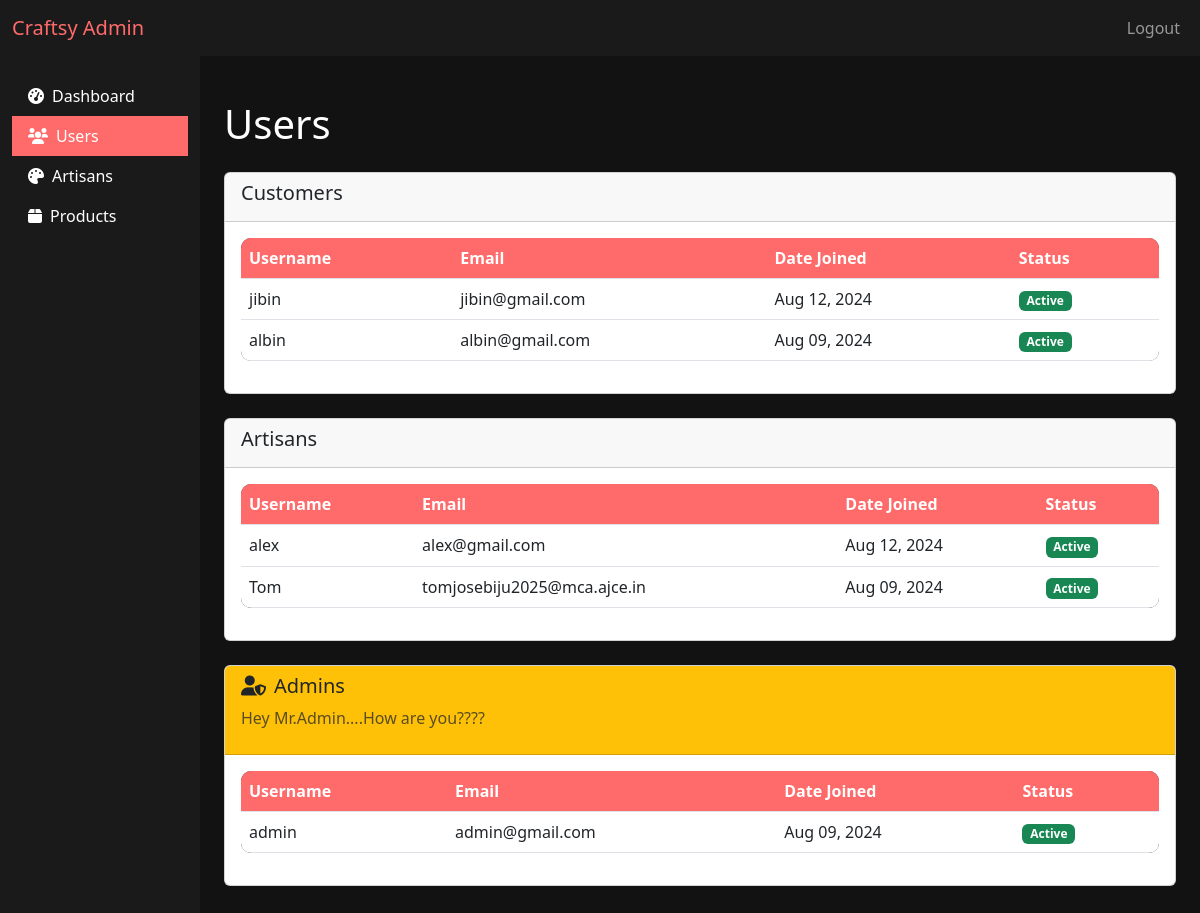
The app's page /admin-dashboard/users/ (signed in), older data.
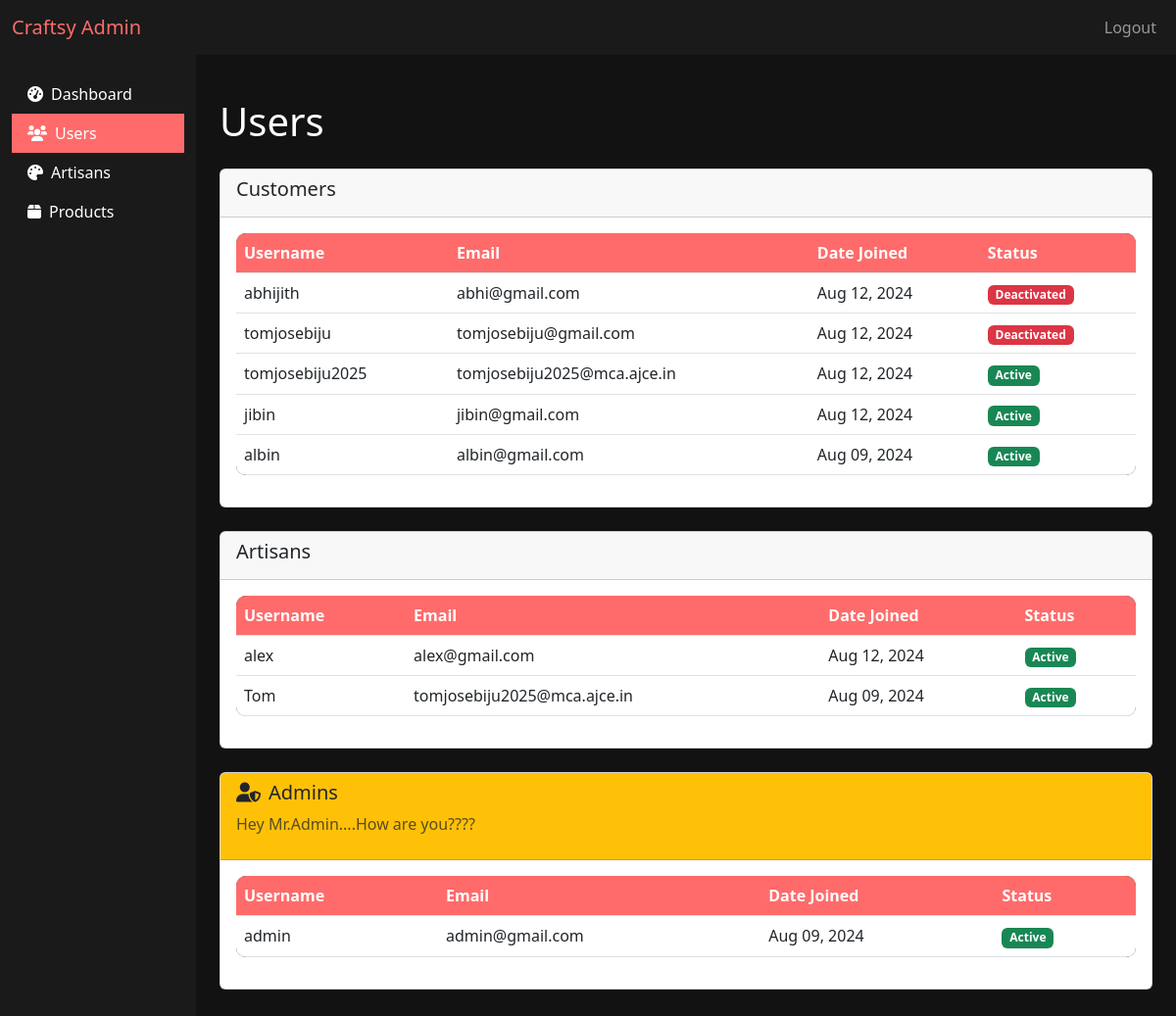
The same page, newer data.
### accounts/models.py (models this page shows, shortened)
class User(AbstractUser):
    USER_TYPE_CHOICES = (
        ('artisan', 'Artisan'),
        ('customer', 'Customer'),
        ('admin', 'Admin'),
    )
    user_type = models.CharField(max_length=10, choices=USER_TYPE_CHOICES, default="customer")
    created_at = models.DateTimeField(auto_now_add=True)
    updated_at = models.DateTimeField(auto_now=True)
    status = models.CharField(max_length=20, default='active')

### accounts/views.py (the view)
# urls.py: path('admin-dashboard/users/', views.admin_users, name='admin_users'),
@login_required
def admin_users(request):
    if not request.user.is_staff:
        messages.error(request, "You don't have access to this page.")
        return redirect('home')
    users = User.objects.all().order_by('-date_joined')
    context = {
        'users': users,
    }
    return render(request, 'admin_users.html', context)

### templates/admin_users.html (shortened to what the changed rows need)
<!DOCTYPE html>
<html lang="en">
<head>
    <link href="https://cdn.jsdelivr.net/npm/bootstrap@5.3.0/dist/css/bootstrap.min.css" rel="stylesheet">
    <link rel="stylesheet" href="https://cdnjs.cloudflare.com/ajax/libs/font-awesome/6.0.0-beta3/css/all.min.css">
</head>
<body>
    <div class="container-fluid">
        <div class="row">
            <main class="col-md-10 ms-sm-auto px-md-4 main-content">
                <h1 class="mt-4 mb-4">Users</h1>
                <div class="card mb-4">
                    <div class="card-body">
                        <div class="table-responsive">
                            <table class="table table-hover">
                                <thead>
                                    <tr>
                                        <th>Username</th>
                                        <th>Email</th>
                                        <th>Date Joined</th>
                                        <th>Status</th>
                                    </tr>
                                </thead>
                                <tbody>
                                    {% for user in users %}
                                    {% if user.user_type == 'customer' %}
                                    <tr>
                                        <td>{{ user.username }}</td>
                                        <td>{{ user.email }}</td>
                                        <td>{{ user.date_joined|date:"M d, Y" }}</td>
                                        <td>
                                            {% if user.is_active %}
                                                <span class="badge bg-success">Active</span>
                                            {% else %}
                                                <span class="badge bg-danger">Deactivated</span>
                                            {% endif %}
                                        </td>
                                    </tr>
                                    {% endif %}
                                    {% endfor %}
                                </tbody>
                            </table>
                        </div>
                    </div>
                </div>
                <div class="card mb-4">
                    <div class="card-body">
                        <div class="table-responsive">
                            <table class="table table-hover">
                                <thead>
                                    <tr>
                                        <th>Username</th>
                                        <th>Email</th>
                                        <th>Date Joined</th>
                                        <th>Status</th>
                                    </tr>
                                </thead>
                                <tbody>
                                    {% for user in users %}
                                    {% if user.user_type == 'artisan' %}
                                    <tr>
                                        <td>{{ user.username }}</td>
                                        <td>{{ user.email }}</td>
                                        <td>{{ user.date_joined|date:"M d, Y" }}</td>
                                        <td>
                                            {% if user.is_active %}
                                                <span class="badge bg-success">Active</span>
                                            {% else %}
                                                <span class="badge bg-danger">Deactivated</span>
                                            {% endif %}
                                        </td>
                                    </tr>
                                    {% endif %}
                                    {% endfor %}
                                </tbody>
                            </table>
                        </div>
                    </div>
                </div>
                <div class="card mb-4">
                    <div class="card-body">
                        <div class="table-responsive">
                            <table class="table table-hover">
                                <thead>
                                    <tr>
                                        <th>Username</th>
                                        <th>Email</th>
                                        <th>Date Joined</th>
                                        <th>Status</th>
                                    </tr>
                                </thead>
                                <tbody>
                                    {% for user in users %}
                                    {% if user.user_type == 'admin' %}
                                    <tr>
                                        <td>{{ user.username }}</td>
                                        <td>{{ user.email }}</td>
                                        <td>{{ user.date_joined|date:"M d, Y" }}</td>
                                        <td>
                                            {% if user.is_active %}
                                                <span class="badge bg-success">Active</span>
                                            {% else %}
                                                <span class="badge bg-danger">Deactivated</span>
                                            {% endif %}
                                        </td>
                                    </tr>
                                    {% endif %}
                                    {% endfor %}
                                </tbody>
                            </table>
                        </div>
                    </div>
                </div>
</body>
</html>

Row changes from the older to the newer data that the page shows:
added User: username "abhijith", email "abhi@gmail.com", date_joined "Aug 12, 2024", is_active "Deactivated", shown under "Customers"
added User: username "tomjosebiju", email "tomjosebiju@gmail.com", date_joined "Aug 12, 2024", is_active "Deactivated", shown under "Customers"
added User: username "tomjosebiju2025", email "tomjosebiju2025@mca.ajce.in", date_joined "Aug 12, 2024", is_active "Active", shown under "Customers"
